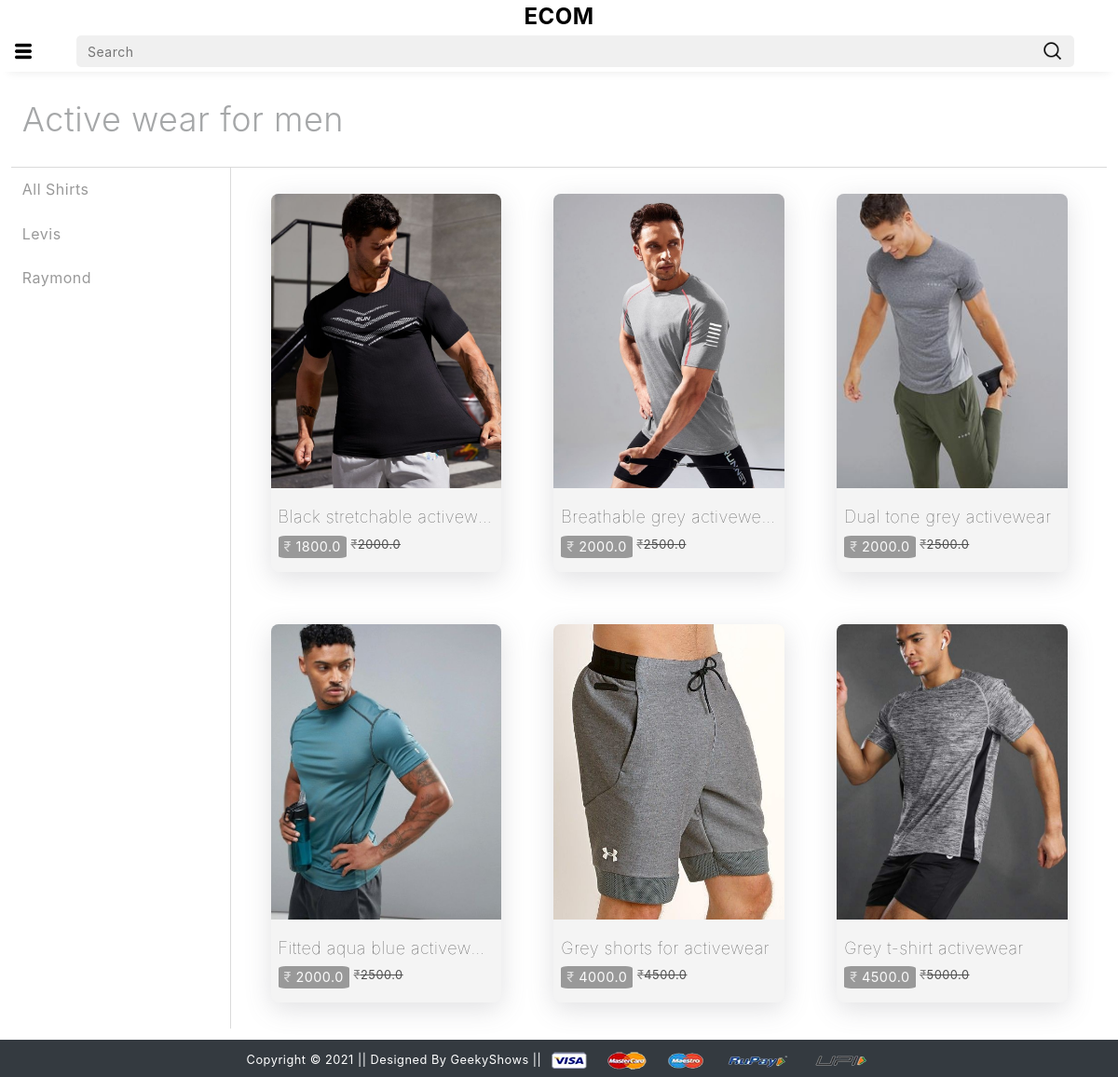
Page /mactivewear/ on the committed database.
### app/models.py (models this page shows)
class Product(models.Model):
    title=models.CharField(max_length=100)
    selling_price=models.FloatField()
    discounted_price=models.FloatField()
    description=models.TextField()
    brand=models.CharField(max_length=100)
    category=models.CharField(choices=CATEGORY_CHOICES,max_length=3)
    product_image=models.ImageField(upload_to='productimg')

### app/views.py (the view)
# urls.py: path('mactivewear/', views.mactivewear, name='mactivewear'),
def mactivewear(request,data=None):
    if data == None:
        mactivewear = Product.objects.filter(category='MA')
    elif data == 'Levis' or data == 'Raymond':
        mactivewear = Product.objects.filter(category='MA').filter(brand=data)
    return render(request, 'app/mactivewear.html',{'mactivewear':mactivewear})

### app/templates/app/mactivewear.html (shortened to what this page needs)
{% extends 'app/base.html' %}
{% load static %}
{% block main-content %}
<div class="all-products-main">
    <div class="all-products-header">Active wear for men</div>
    <div class="all-products-body">
      <div class="all-filters">
        <a
          href="{% url 'wdress'%}"
          class=""
          >All Shirts</a
        >
        <a
          href="{% url 'wdressdata' 'Levis' %}"
          class=""
          >Levis</a
        >
        <a
          href="{% url 'wdressdata' 'Raymond' %}"
          class=""
          >Raymond</a
        >
      </div>
      <div class="all-items">
        {% for product in mactivewear %}
        <a class="each-slide-item" href="{% url 'product-detail' product.id %}">
          <div class="slide-item-img">
            <img src="{{product.product_image.url}}" alt="not found" />
          </div>
          <div class="slide-item-details">
            <div class="slide-item-title light w-100">
              {{product.title}}
            </div>
            <div class="slide-item-price-outer">
              <div class="slide-item-price light">
                <span class="light">&#8377;</span> {{product.discounted_price}}
              </div>
              <small class="light">
                <span class="light">&#8377;</span>{{product.selling_price}}
              </small>
            </div>
          </div>
        </a>
        {% endfor %}
      </div>
    </div>
  </div>
{% endblock main-content %}

### app/static/app/css/style.css (style rules this page uses)
* { user-select: none; letter-spacing: 0.5px; font-weight: 400; }
.w-100 { font-weight: 100; }
div > a { text-decoration: none; color: black; }
.each-slide-item { display: flex; flex-direction: column; background-color: rgba(128, 128, 128, 0.091); aspect-ratio: 1/1.6; border-radius: 8px; justify-content: space-between; gap: 10px; }
.slide-item-img { border-top-left-radius: 8px; border-top-right-radius: 8px; height: 80%; }
.slide-item-img > img { border-top-left-radius: 8px; border-top-right-radius: 8px; object-fit: cover; height: 100%; width: 100%; }
.slide-item-details { height: 20%; display: flex; flex-direction: column; justify-content: space-evenly; padding: 0px 8px 8px 8px; }
.slide-item-price { font-size: 4vw; background-color: rgba(0, 0, 0, 0.548); width: max-content; color: white; padding: 0.05vw 1.3vw 0.1vw 1.3vw; border-radius: 10%; }
.slide-item-title { font-size: 5vw; color: black; width: 100%; overflow: hidden; white-space: nowrap; text-overflow: ellipsis; }
.all-products-main { display: flex; flex-direction: column; gap: 1vw; padding: 1%; }
.all-products-header { font-weight: 300; font-size: 6vw; display: flex; align-items: center; height: 100%; padding: 1%; opacity: 0.4; }
.all-products-body { display: flex; flex-direction: column; height: 100%; width: 100%; align-items: center; }
.all-filters { display: flex; flex-direction: column; width: 100%; height: 100%; border-top: 0.5px solid rgba(0, 0, 0, 0.144); border-bottom: 0.5px solid rgba(0, 0, 0, 0.144); }
.all-filters > a { padding: 3%; transition: 0.2s ease-in-out; opacity: 0.4; }
.all-items { width: 80%; height: 100%; display: flex; flex-wrap: wrap; align-items: center; justify-content: center; }
.all-items > .each-slide-item { margin: 10% auto; transition: 0.3s ease-in-out; box-shadow: rgba(100, 100, 111, 0.2) 0px 7px 29px 0px; }
.slide-item-price-outer { width: 100%; display: flex; flex-direction: row; gap: 2%; }
.slide-item-price-outer > small { text-decoration: line-through; }
.mrp, .light { opacity: 0.68; }
@media (min-width: 400px) { .slide-item-price { font-size: 2.2vw; padding: 0.05vw 1vw 0.1vw 1vw; } }
@media (min-width: 400px) { .slide-item-title { font-size: 2.5vw; } }
@media (min-width: 400px) { .all-products-header { font-size: 5vw; } }
@media (min-width: 400px) { .all-items > .each-slide-item > .slide-item-details > .slide-item-price-outer > .slide-item-price { font-size: 4vw; padding: 0.05vw 1.3vw 0.1vw 1.3vw; } }
@media (min-width: 400px) { .all-items > .each-slide-item > .slide-item-details > .slide-item-title { font-size: 5vw; } }
@media (min-width: 600px) { .all-items > .each-slide-item > .slide-item-details > .slide-item-price-outer > .slide-item-price, .slide-item-price { font-size: 1.6vw; padding: 0.05vw 0.8vw 0.1vw 0.8vw; } }
@media (min-width: 600px) { .all-items > .each-slide-item > .slide-item-details > .slide-item-title, .slide-item-title { font-size: 1.8vw; } }
@media (min-width: 600px) { .all-products-header { font-size: 4vw; } }
@media (min-width: 600px) { .all-products-body { flex-direction: row; align-items: flex-start; } }
@media (min-width: 600px) { .all-filters { width: 20%; border-bottom: 0px; } }
@media (min-width: 600px) { .all-filters > a { padding: 5%; } }
@media (min-width: 600px) { .all-items { border-top: 0.5px solid rgba(0, 0, 0, 0.144); border-left: 0.5px solid rgba(0, 0, 0, 0.144); } }
@media (min-width: 600px) { .all-items > .each-slide-item { width: 40%; margin: 5% 5%; } }
@media (min-width: 1000px) { .all-items > .each-slide-item > .slide-item-details > .slide-item-price-outer > .slide-item-price, .slide-item-price { font-size: 1.2vw; padding: 0.05vw 0.5vw 0.1vw 0.5vw; } }
@media (min-width: 1000px) { .all-items > .each-slide-item > .slide-item-details > .slide-item-title, .slide-item-title { font-size: 1.5vw; } }
@media (min-width: 1000px) { .all-products-header { font-size: 3vw; } }
@media (min-width: 1000px) { .all-items > .each-slide-item { width: 26.33%; margin: 3% 3%; } }

### rows in the picture
Product: product_image (picture), title "Black stretchable activew…", discounted_price "1800.0", selling_price "2000.0"
Product: product_image (picture), title "Breathable grey activewear", discounted_price "2000.0", selling_price "2500.0"
Product: product_image (picture), title "Dual tone grey activewear", discounted_price "2000.0", selling_price "2500.0"
Product: product_image (picture), title "Fitted aqua blue activew…", discounted_price "2000.0", selling_price "2500.0"
Product: product_image (picture), title "Grey shorts for activewear", discounted_price "4000.0", selling_price "4500.0"
Product: product_image (picture), title "Grey t-shirt activewear", discounted_price "4500.0", selling_price "5000.0"
